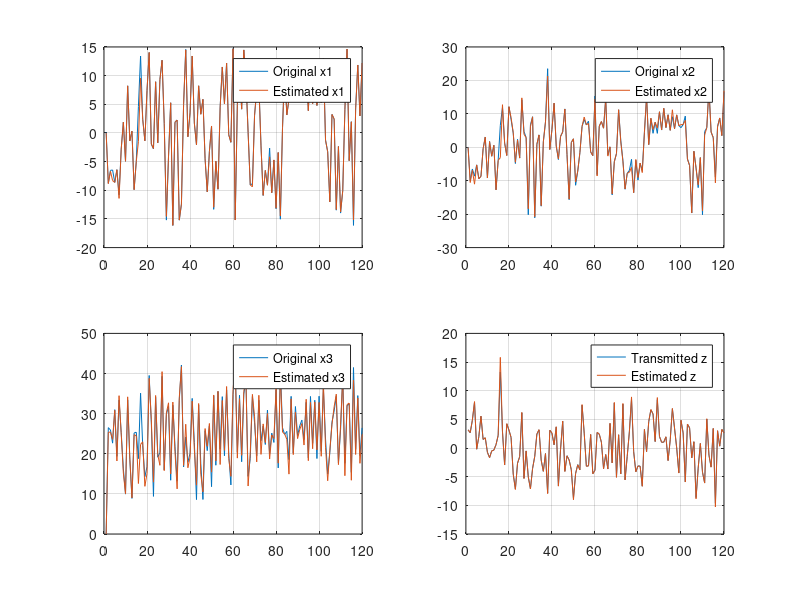
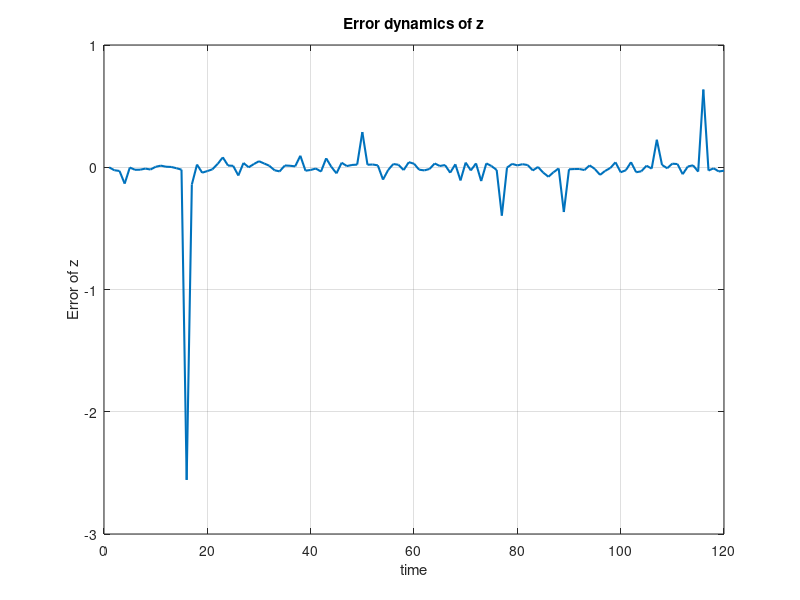
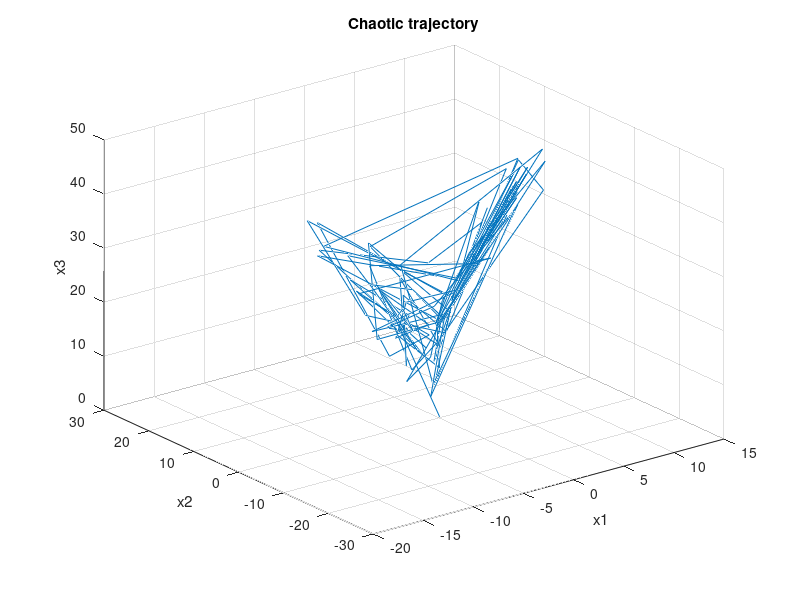

The MATLAB source for these figures, in order:
%% Load saved results
clc;close all;clear;
load('smo_results_v2.mat','results');

t = results.t;
x = results.x;
x_est = results.x_est;
z = results.z;
error_z = results.error_z;

%% Replot states and estimated states
figure
subplot(2,2,1)
plot(t, x(:,1), t, x_est(1,:));
legend('Original x1','Estimated x1'); grid on;

subplot(2,2,2)
plot(t, x(:,2), t, x_est(2,:));
legend('Original x2','Estimated x2'); grid on;

subplot(2,2,3)
plot(t, x(:,3), t, x_est(3,:));
legend('Original x3','Estimated x3'); grid on;

subplot(2,2,4)
plot(t, z, t, x_est(4,:));
legend('Transmitted z','Estimated z'); grid on;

%% Replot error dynamics
figure;
plot(t, error_z, 'LineWidth',1.5);
xlabel('time'); ylabel('Error of z');
title('Error dynamics of z'); grid on;

%% Plot chaotic
figure;
plot3(x(:,1), x(:,2), x(:,3));
grid on;
xlabel('x1'); ylabel('x2'); zlabel('x3');
title('Chaotic trajectory');
